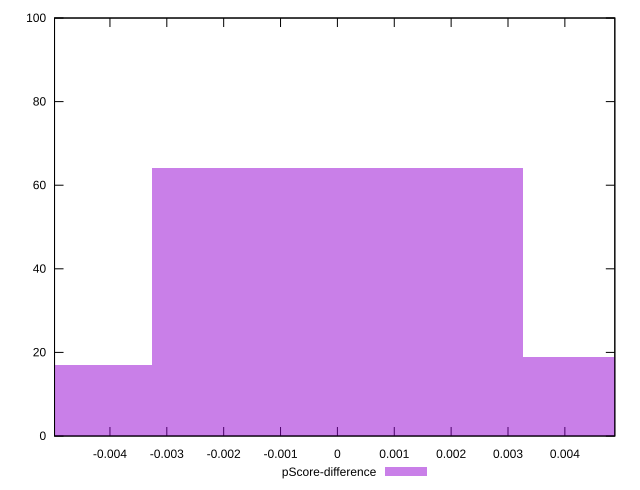

Here is the gnuplot script that generated this plot:
reset

$pScoreDifference <<EOF
0 64
-0.006524416201686207 17
0.006524416201686207 19
EOF

set key outside below
set boxwidth 0.006524416201686207
set xrange [-0.004974512378393359:0.004878563528531721]
set yrange [0:100]
set trange [0:100]
set style fill transparent solid 0.5 noborder
set terminal svg size 640, 490 enhanced background rgb 'white'
set output "report_00015_2021-02-09T16-11-33.973Z/largest-contentful-paint/samples/pages+cached+noadtech+nomedia+nocss/pScore-difference/histogram.svg"

plot $pScoreDifference title "pScore-difference" with boxes

reset
